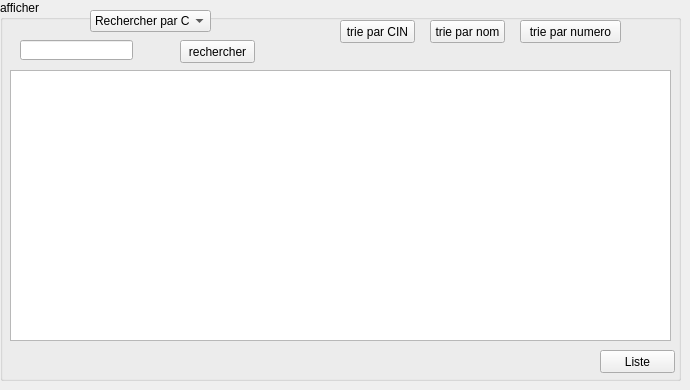
      <widget class="QWidget" name="tab_8">
       <attribute name="title">
        <string>afficher</string>
       </attribute>
       <widget class="QGroupBox" name="table_founisseur">
        <property name="geometry">
         <rect>
          <x>0</x>
          <y>0</y>
          <width>681</width>
          <height>381</height>
         </rect>
        </property>
        <property name="title">
         <string>afficher</string>
        </property>
        <widget class="QTableView" name="tablefournisseur">
         <property name="geometry">
          <rect>
           <x>10</x>
           <y>70</y>
           <width>661</width>
           <height>271</height>
          </rect>
         </property>
        </widget>
        <widget class="QComboBox" name="RECHERCHE_COMBO">
         <property name="geometry">
          <rect>
           <x>90</x>
           <y>10</y>
           <width>121</width>
           <height>22</height>
          </rect>
         </property>
         <item>
          <property name="text">
           <string>Rechercher par CIN</string>
          </property>
         </item>
         <item>
          <property name="text">
           <string>Rechercher par nom</string>
          </property>
         </item>
         <item>
          <property name="text">
           <string>Rechercher par num</string>
          </property>
         </item>
        </widget>
        <widget class="QLineEdit" name="lineEdit">
         <property name="geometry">
          <rect>
           <x>20</x>
           <y>40</y>
           <width>113</width>
           <height>20</height>
          </rect>
         </property>
        </widget>
        <widget class="QPushButton" name="RECHERCHER">
         <property name="geometry">
          <rect>
           <x>180</x>
           <y>40</y>
           <width>75</width>
           <height>23</height>
          </rect>
         </property>
         <property name="text">
          <string>rechercher</string>
         </property>
        </widget>
        <widget class="QPushButton" name="cinTRI">
         <property name="geometry">
          <rect>
           <x>340</x>
           <y>20</y>
           <width>75</width>
           <height>23</height>
          </rect>
         </property>
         <property name="text">
          <string>trie par CIN</string>
         </property>
        </widget>
        <widget class="QPushButton" name="nomTRI">
         <property name="geometry">
          <rect>
           <x>430</x>
           <y>20</y>
           <width>75</width>
           <height>23</height>
          </rect>
         </property>
         <property name="text">
          <string>trie par nom</string>
         </property>
        </widget>
        <widget class="QPushButton" name="numTRI">
         <property name="geometry">
          <rect>
           <x>520</x>
           <y>20</y>
           <width>101</width>
           <height>23</height>
          </rect>
         </property>
         <property name="text">
          <string>trie par numero</string>
         </property>
        </widget>
        <widget class="QPushButton" name="listefournisseur">
         <property name="geometry">
          <rect>
           <x>600</x>
           <y>350</y>
           <width>75</width>
           <height>23</height>
          </rect>
         </property>
         <property name="text">
          <string>Liste</string>
         </property>
        </widget>
       </widget>
      </widget>
